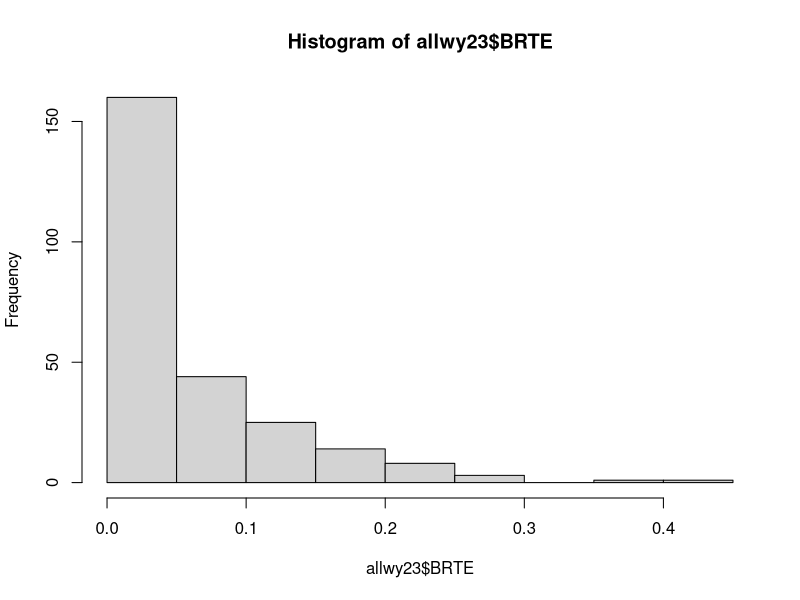
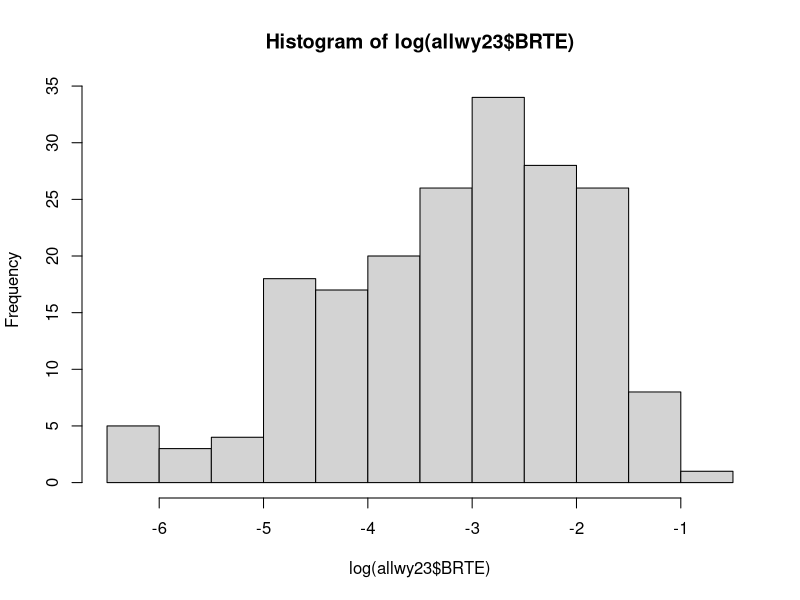
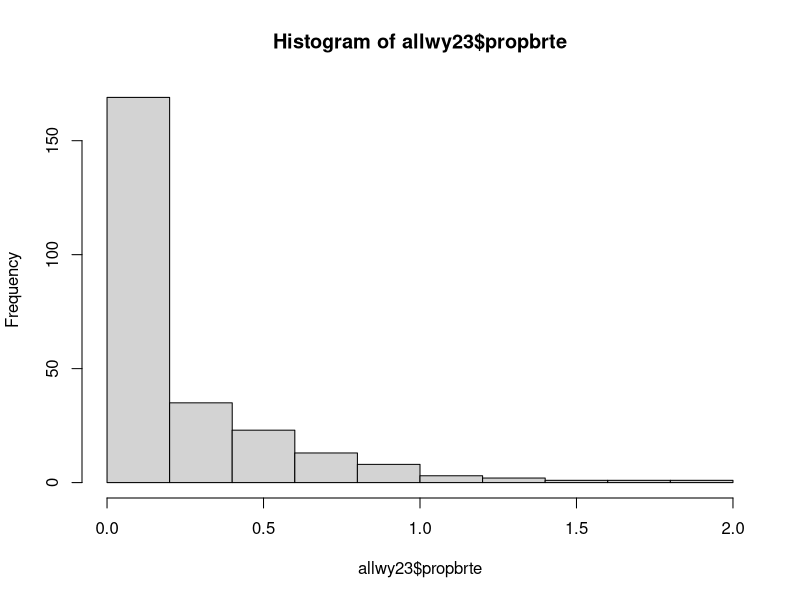
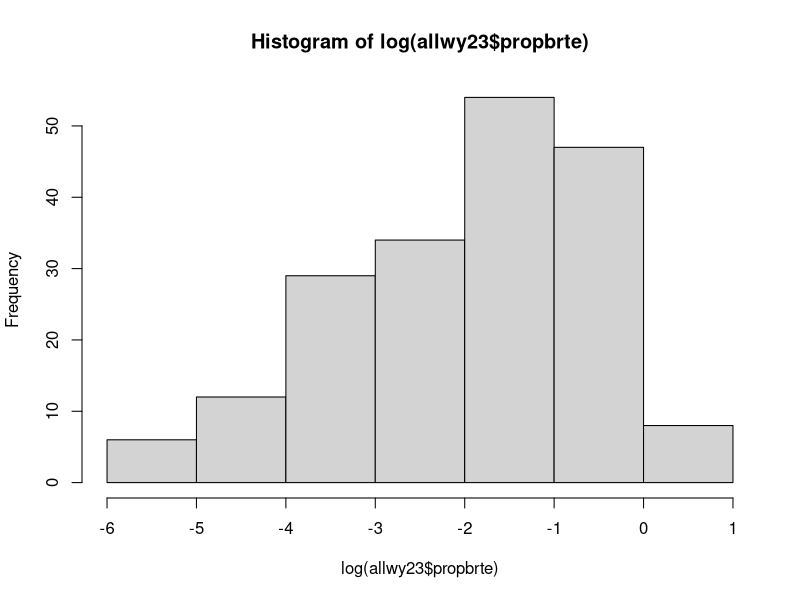
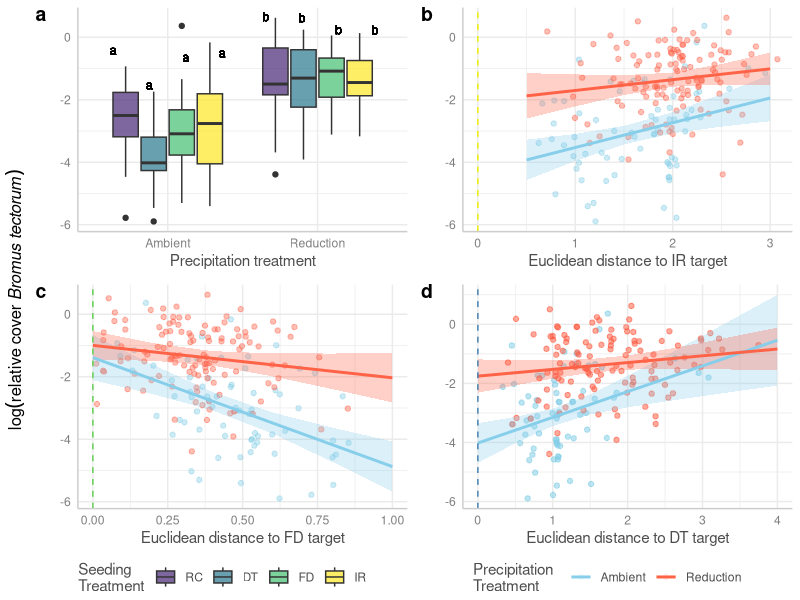

Source code (R) for these figures, in order: (Note: this script raises an error after producing the figures.)
#### Analysis of invasion, WY 
#### how are inv species growth effected by native species in the different seeded communities? and
#### with our distance from targets?
#### Are IR communities or traits any more resistant to invasion than random? than FD? 
#### Are communities with more IR-target traits more tolerant of drought?
##(Is the likelihood of being invaded effected by any of the treatments?)

## packages
library(tidyverse)
library(lme4)
library(lmerTest)
library(ggeffects)

## read in all data and clean to create master dataframe
comp.wy <- read.csv("data/comp_wy_plot.csv") # Wyoming species comp data 
comp.wy <- comp.wy %>% filter(year == "2023") #remove pre-treatment data
#correct factor columns
comp.wy <- comp.wy %>% select(-drought)
comp.wy$year<-as.factor(comp.wy$year)
comp.wy$trt <- as.factor(comp.wy$trt)
comp.wy$block <- as.factor(comp.wy$block)
comp.wy <- comp.wy %>% mutate(trt = str_replace(trt, "^r$", "rand")) #make r match rand in cwm df

cwm.wy <- read.csv("data/cwm_wy(plot).csv")# Wyoming CWM data
cwm.wy$year <- as.factor(cwm.wy$year)
#make new sequence column
cwm.wy <- cwm.wy %>% mutate(yrorder = ifelse(year=="2021","1",
                                             ifelse(year=="2022","2",
                                                    ifelse(year=="2023","3","0"))))
cwm.wy$yrorder <- as.numeric(cwm.wy$yrorder)
#add plot ID column (but give NA to target/predicted communities)
cwm.wy <- cwm.wy %>% 
  mutate(plot = paste(block, trt, year, sep = "."))
cwm.wy <- cwm.wy %>% filter(year != "0") #remove predicted/target communities

cwm.wy <- cwm.wy %>% select(-c(rootdiam,veg)) #remove CWM rootdiam column to avoid confusion
cwmFD <- read.csv("data/cwm_raoq_wy(plot).csv") #add FD for traits that need it (rootdiam/veg)
cwmFD <- cwmFD %>% select(block,trt,year,drought,rootdiam,veg, full) #only columns we need
cwm.wy <- merge(cwm.wy,cwmFD, all.x=T)

# combine to master df (remove spp columns for now)
allwy23 <- merge(comp.wy[,-c(5:11,13:60)],cwm.wy, by=c("year","trt","block"))
allwy23$trt <- as.factor(allwy23$trt)

# also combine CWM_distances dataframe to master df 
wydist <- read.csv("data/cwm_maxdistances_wy(plot).csv")
#break apart distances ID to make wider and merge together
wydist <- separate(wydist, trt.b.y, into = c("trt", "block", "year"), sep = "\\.")
wydist <- wydist %>% mutate(trt = str_replace(trt, "^r$", "rand")) #make r match rand in cwm df

allwy23 <- merge(allwy23,wydist, by=c("year","trt","block"), all.x=T)
allwy23$trt <- as.factor(allwy23$trt)
allwy23$block <- as.factor(allwy23$block)
allwy23$year <- as.factor(allwy23$year)
#allwy$subplot <- as.factor(allwy$subplot)
allwy23$drought <- as.factor(allwy23$drought)

### how many WY 2022+2023 data need to be dropped from CWM calculations 
subvalid <- comp.wy %>% group_by(block,trt,year) %>%
  mutate(propnative = nativecov.plot/totcov.plot*100) %>% 
  filter(propnative < 80)
table(subvalid$year)
(17+132)/(512*3)*100 # only 10% total observation to remove
allwy23 <- allwy23 %>% 
  mutate(propnative = nativecov.plot/totcov.plot*100) %>% 
  mutate(propbrte = BRTE/totcov.plot) %>% #this one is not converted to percent
  mutate(propnativebrte = propnative+(BRTE*100))

## Ensure levels are correctly compared in models
allwy23$trt <- relevel(allwy23$trt, ref = "rand") #make random communities the reference level
allwy23$drought <- relevel(allwy23$drought, ref = "cntl") #make ambient precip the reference level
#for visuals
droughtcolswy <- c("cntl"="skyblue", "drt"="tomato") #create variable for color

### data summary
# look at response variable in each dataset
# looking at plots as a whole even though we seeded into one of the subplots, so 256 total plots
# WY
hist(allwy23$BRTE)
hist(log(allwy23$BRTE)) #better logged
allwy23 %>% filter(BRTE!="0") %>% n_distinct() #only 192/512 (-250 or so not seeded or found) have BRTE (~75%)
allwy23 <- allwy23 %>% mutate(log.brte = log(BRTE)) %>% 
  mutate(log.brte = ifelse(log.brte == -Inf, NA, log.brte))
# #check additional variables
hist(allwy23$propbrte)
hist(log(allwy23$propbrte)) #better logged
allwy23 %>% filter(propbrte!="0") %>% n_distinct() #only 192/512 (-250 or so not seeded or found) have BRTE (~75%)
allwy23 <- allwy23 %>% mutate(log.propbrte = log(propbrte)) %>% 
  mutate(log.propbrte = ifelse(log.propbrte == -Inf, NA, log.propbrte))
# #make invcov column
# allwy23 <- allwy23 %>% mutate(invcov = totcov.plot-nativecov.plot) #(already a proportion)
# hist(allwy23$invcov)
# hist(log(allwy23$invcov)) #better logged
# allwy23 %>% filter(invcov!="0") %>% n_distinct() #only 259/512 (-259 not seeded or found) have BTRE
# allwy23 <- allwy23 %>% mutate(log.inv = log(invcov)) %>% 
#   mutate(log.inv = ifelse(log.inv == -Inf, NA, log.inv))

#### remove all plots where CWM could not be validly calculated
#### not using this for invasion analysis because where there was
#### high proportion of invasive species is relevant to our question
#suballwy23 <- allwy23 %>% filter(propnativebrte >= 80)

#model
summary(trtmod <- lmer(log.propbrte~trt*drought+ (1|block), allwy23))
summary(irmod <- lmer(log.propbrte~distir*drought+ (1|block), allwy23))
summary(dtmod <-lmer(log.propbrte~distdt*drought+ (1|block), allwy23))
summary(fdmod <- lmer(log.propbrte~distfd*drought+ (1|block), allwy23))

# summary(irmod <- glmer(BRTEpres~trt*drought+ (1|block), fortest, family = "binomial"))
# x <- ggpredict(irmod,c("trt","drought")) 
# plot(x, show.title = F)
#anova(lmer(log.gr~distdt*trt*distfd*drought*year+ (1|block), testno))

#### Making plots
## ~ seeding treatment
#create letters for plotting:
library(emmeans)
# Step 1: Get the emmeans for the interaction of trt, drought, and year
emm_trt <- emmeans(trtmod, ~ trt * drought)
## # Step 2: Obtain pairwise contrasts for the interaction
## contrast_trt <- contrast(emm_trt, method = "pairwise")
# Step 2: Generate the compact letter display using multcomp::cld
letters <- multcomp::cld(emm_trt, alpha = 0.05, Letters = letters, adjust = "tukey")
# Step 3: Convert the results to a data frame
letters_df <- as.data.frame(letters)
# Step 4: Create a temporary data frame with the desired y-position for plotting
dttemp2 <- allwy23 %>%
  group_by(drought, trt) %>%
  summarise(yposition = quantile(log.propbrte, .9, na.rm=T), .groups = 'drop')
# Step 5: Merge the letter results with the y-position data
dttemp2 <- merge(letters_df, dttemp2, by = c("drought", "trt"))
# Merge with the original data to get the final dataset
dttemp3 <- merge(allwy23, dttemp2, by = c("drought", "trt"), all = TRUE)

#plot:
invboxwy <- ggplot(dttemp3, aes(y=log.propbrte,x=drought,fill=trt))+
  geom_boxplot()+
  geom_text(aes(y=yposition,label = .group), 
            position = position_dodge(width = .97), 
            vjust = -2,
            size=3)+
  #scale_y_log10() +
  scale_x_discrete(labels = c("Ambient", "Reduction"))+
  scale_fill_viridis_d(option = "D", begin = .1, end = 1, alpha = 0.7,
                       labels = c("RC","DT","FD","IR"))+
  labs(y=" ", fill="Seeding 
Treatment", x = "Precipitation treatment")+
  theme_ggeffects()


## ~ distance to IR traits
#predict values to make ribbon for mixed effects models
irpreds <- ggpredict(irmod, terms = c("distir", "drought"))  # or terms = c("xvar", "group")
irdat <- merge(allwy23, irpreds, by.x = c("drought"), by.y = c("group"), all.x=T)
#plot
invirwy <- ggplot(irdat, aes(y=log.propbrte,x=distir,col=drought,fill=drought))+
  geom_point(alpha=.08)+
  geom_ribbon(aes(x = x, y=predicted, ymin = conf.low, ymax = conf.high),
              alpha = 0.3, color = NA)+
  geom_line(aes(x = x, y = predicted), size = 1)+
  #geom_smooth(method = "lm")+
  scale_fill_manual(values=droughtcolswy, guide="none")+
  scale_color_manual(values=droughtcolswy, labels = c("Ambient", "Reduction"))+
  labs(y=" ", x="Euclidean distance to IR target", col="Precipitation 
Treatment")+
  geom_vline(xintercept =0,col="yellow2", lty=2)+
 # scale_y_log10() +
  #stat_cor(label.y = c(c(3,3.5),c(-2.5,-2.6)))+
  guides(alpha = "none")+
  theme_ggeffects()

## ~ distance to DT traits
#predict values to make ribbon for mixed effects models
dtpreds <- ggpredict(dtmod, terms = c("distdt", "drought"))  # or terms = c("xvar", "group")
dtdat <- merge(allwy23, dtpreds, by.x = c("drought"), by.y = c("group"), all.x=T)
#plot
invdtwy <- ggplot(dtdat, aes(y=log.propbrte,x=distdt,col=drought, fill=drought))+
  geom_point(alpha=.08)+
  geom_ribbon(aes(x = x, y=predicted, ymin = conf.low, ymax = conf.high),
              alpha = 0.3, color = NA)+
  geom_line(aes(x = x, y = predicted), size = 1)+
  #geom_smooth(method = "lm")+
  scale_color_manual(values=droughtcolswy, labels = c("Ambient", "Reduction"))+
  scale_fill_manual(values=droughtcolswy, guide="none")+
  labs(y=" ", x="Euclidean distance to DT target", col="Precipitation 
Treatment")+
  geom_vline(xintercept =0,col="steelblue", lty=2)+
  #scale_y_log10() +
  #stat_cor(label.y = c(c(3,3.5),c(-2.5,-2.6)))+
  guides(alpha = "none")+
  theme_ggeffects()

## ~ distance to FD traits
#predict values to make ribbon for mixed effects models
fdpreds <- ggpredict(fdmod, terms = c("distfd", "drought"))  # or terms = c("xvar", "group")
fddat <- merge(allwy23, fdpreds, by.x = "drought", by.y = "group", all.x=T)
#plot
invfdwy <- ggplot(fddat, aes(y=log.propbrte,x=distfd,col=drought, fill=drought))+
  geom_point(alpha=.08)+
  geom_ribbon(aes(x = x, y=predicted, ymin = conf.low, ymax = conf.high),
              alpha = 0.3, color = NA)+
  geom_line(aes(x = x, y = predicted), size = 1)+
  #geom_smooth(method = "lm")+
  scale_color_manual(values=droughtcolswy, labels = c("Ambient", "Reduction"))+
  scale_fill_manual(values=droughtcolswy, guide="none")+
  labs(y=" ", x="Euclidean distance to FD target", col="Precipitation 
Treatment")+
  geom_vline(xintercept =0,col="35B779FF", lty=2)+
  #scale_y_log10() +
  #stat_cor(label.y = c(c(3,3.5),c(-2.5,-2.6)))+
  guides(alpha = "none")+
  theme_ggeffects()


#### combined figures
library(ggpubr)
wyfigtop <- ggarrange(invboxwy,invfdwy, nrow=2,
                      common.legend = T, legend = "bottom",
                      labels = c("a","c"))#,label.x = .05)
wyfigbottom <-ggarrange(invirwy,invdtwy, nrow=2,
                        common.legend = T, legend = "bottom",
                        labels = c("b","d"))#,label.x = .05)
wyfiginvasion <- ggarrange(wyfigtop,wyfigbottom, ncol=2)
wyfiginvasion <- annotate_figure(wyfiginvasion,
                                 left = text_grob(bquote(log(relative~cover~italic("Bromus tectorum"))), rot=90))
                                 #left = text_grob(?bquote(""*"log(relative cover "(italic(Bromus tectorum))*""), rot=90))
                                 #left="log(relative cover *Bromus tectorum*)")

tiff("figures/invasionfigwy.tiff", res=400, height = 5,width =8, "in",compression = "lzw")
wyfiginvasion
dev.off()
################################################################

#####output of models as formatted tables:
library(lme4)
library(broom.mixed)
library(knitr)
library(kableExtra)

model_summary <- tidy(dtmod)

# Separate fixed and random effects
fixed_effects <- model_summary %>% filter(effect == "fixed")
random_effects <- model_summary %>% filter(effect == "ran_pars")

# Adjusting Terms to be More Descriptive
fixed_effects <- fixed_effects %>%
  mutate(term = recode(term,
                       `(Intercept)` = "Intercept",
                       `trt1` = "Treatment 1",
                       `trt2` = "Treatment 2",
                       `trt3` = "Treatment 3",
                       `drought1` = "Drought Level 1",
                       `drought2` = "Drought Level 2"))

random_effects <- random_effects %>%
  mutate(term = recode(term,
                       `(Intercept)` = "Intercept"))

# Combine fixed and random effects with proper column names
fixed_effects <- fixed_effects %>%
  select(term, estimate, std.error, statistic, p.value) %>%
  mutate(effect_type = "Fixed Effect")

random_effects <- random_effects %>%
  select(term, estimate, std.error) %>%
  mutate(statistic = NA, p.value = NA, effect_type = "Random Effect")

# Rename columns to be more descriptive
colnames(fixed_effects) <- c("Term", "Estimate", "Std. Error", "Statistic", "P-value", "Effect Type")
colnames(random_effects) <- c("Term", "Estimate", "Std. Error", "Statistic", "P-value", "Effect Type")

# Combine both into one dataframe
combined_effects <- bind_rows(fixed_effects, random_effects)

# Create the table
table<-kable(combined_effects, caption = "Summary of Linear Mixed-Effects Model", digits = 3) %>%
  kable_styling(bootstrap_options = c("striped", "hover", "condensed", "responsive"),full_width = F, position = "left")

# Save the table as HTML
save_kable(table, "model_summary_inv_dtca.doc")
